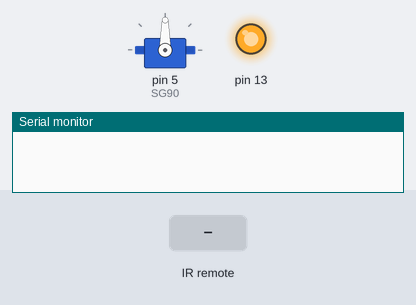
Recording of a sketch running on a simulated Arduino Uno, built with avr-gcc and run on an emulated ATmega328P. Shown: servo, output pins drawn as LEDs (lit = HIGH), the last lines printed to the serial monitor. Inputs (shaded band) come from the test bench.

Above: at 1.2 s.
1.3 s: infrared code 0xFFA25D received
At 1.7 s:
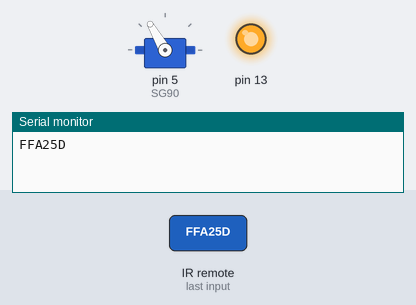
3.3 s: infrared code 0xFF22DD received
At 3.7 s:
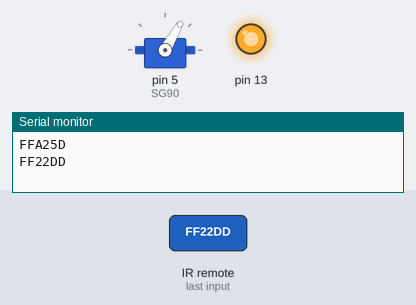
5.3 s: infrared code 0xE318261B received
At 7.0 s:
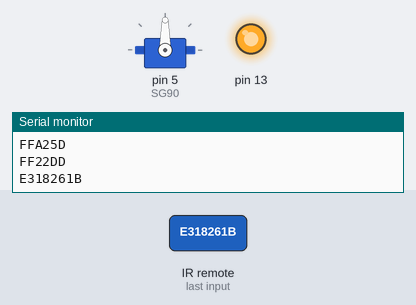
Timing chart, 0 to 8.5 s (numbered marks = the images above; inputs shaded):
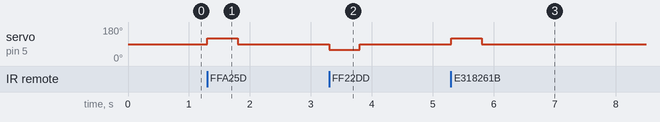

Measured:
- after the input at 1.3 s, servo on pin 5 (SG90): 90° → 120° at once, → 90° 0.50 s later
- after the input at 3.3 s, servo on pin 5 (SG90): 90° → 60° at once, → 90° 0.50 s later
- after the input at 5.3 s, servo on pin 5 (SG90): 90° → 120° at once, → 90° 0.50 s later

The sketch:

LightSwitch.ino
```cpp
/*
 * 增加蓝牙功能，可通过手机APP控制
 */
#include <SoftwareSerial.h>
#include <Servo.h>
#include <IRremote.h>

#define   OFF_ANGLE   60
#define   ON_ANGLE    120

SoftwareSerial JDYSerial(2, 3);   //蓝牙模块TX->2,RX->3
Servo SG90;
IRrecv irrecv(11);
decode_results results;

void turnOn(void);
void turnOff(void);
char light;

void setup() {
  Serial.begin(9600);
  JDYSerial.begin(9600);

  pinMode(13, OUTPUT);    //13引脚输出高电平做IRrecv VCC
  digitalWrite(13, HIGH);

  SG90.attach(5);
  SG90.write(90);

  irrecv.enableIRIn(); // Start the receiver
}

void loop()
{
  //  if (JDYSerial.available()) {
  //    Serial.println(JDYSerial.read());
  //  }
  //  if (Serial.available()) {
  //    JDYSerial.println(Serial.read());
  //  }
  if (JDYSerial.available())
  {
    light = JDYSerial.read();

    if (light == '1')
    {
      turnOn();
    }
    else if (light == '0')
    {
      turnOff();
    }
  }

  if (irrecv.decode(&results)) //检查是否接收到红外遥控信号
  {
    Serial.println(results.value, HEX);

    if ( results.value == 0xFFA25D || results.value == 0xE318261B )
    {
      turnOn();
    }
    if ( results.value == 0xFF22DD || results.value == 0x52A3D41F )
    {
      turnOff();
    }

    irrecv.resume(); //接收下一指令
  }

  delay(100);
}

void turnOn() {
  SG90.write(ON_ANGLE);
  delay(500);
  SG90.write(90);
}

void turnOff() {
  SG90.write(OFF_ANGLE);
  delay(500);
  SG90.write(90);
}
```
